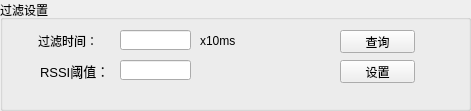
     <widget class="QGroupBox" name="groupBox_5">
      <property name="geometry">
       <rect>
        <x>440</x>
        <y>250</y>
        <width>471</width>
        <height>111</height>
       </rect>
      </property>
      <property name="title">
       <string>过滤设置</string>
      </property>
      <widget class="QLabel" name="label_7">
       <property name="geometry">
        <rect>
         <x>38</x>
         <y>30</y>
         <width>71</width>
         <height>21</height>
        </rect>
       </property>
       <property name="text">
        <string>过滤时间：</string>
       </property>
      </widget>
      <widget class="QLabel" name="label_8">
       <property name="geometry">
        <rect>
         <x>40</x>
         <y>60</y>
         <width>81</width>
         <height>21</height>
        </rect>
       </property>
       <property name="font">
        <font>
         <family>Arial</family>
         <pointsize>10</pointsize>
        </font>
       </property>
       <property name="text">
        <string>RSSI阈值：</string>
       </property>
      </widget>
      <widget class="QLineEdit" name="lb_filterTime">
       <property name="geometry">
        <rect>
         <x>120</x>
         <y>30</y>
         <width>71</width>
         <height>20</height>
        </rect>
       </property>
      </widget>
      <widget class="QLineEdit" name="lb_filterRSSI">
       <property name="geometry">
        <rect>
         <x>120</x>
         <y>60</y>
         <width>71</width>
         <height>20</height>
        </rect>
       </property>
      </widget>
      <widget class="QLabel" name="label_9">
       <property name="geometry">
        <rect>
         <x>200</x>
         <y>30</y>
         <width>71</width>
         <height>21</height>
        </rect>
       </property>
       <property name="text">
        <string>x10ms</string>
       </property>
      </widget>
      <widget class="QPushButton" name="btn_filterSet">
       <property name="geometry">
        <rect>
         <x>340</x>
         <y>60</y>
         <width>75</width>
         <height>23</height>
        </rect>
       </property>
       <property name="text">
        <string>设置</string>
       </property>
      </widget>
      <widget class="QPushButton" name="btn_filterGet">
       <property name="geometry">
        <rect>
         <x>340</x>
         <y>30</y>
         <width>75</width>
         <height>23</height>
        </rect>
       </property>
       <property name="text">
        <string>查询</string>
       </property>
      </widget>
     </widget>
